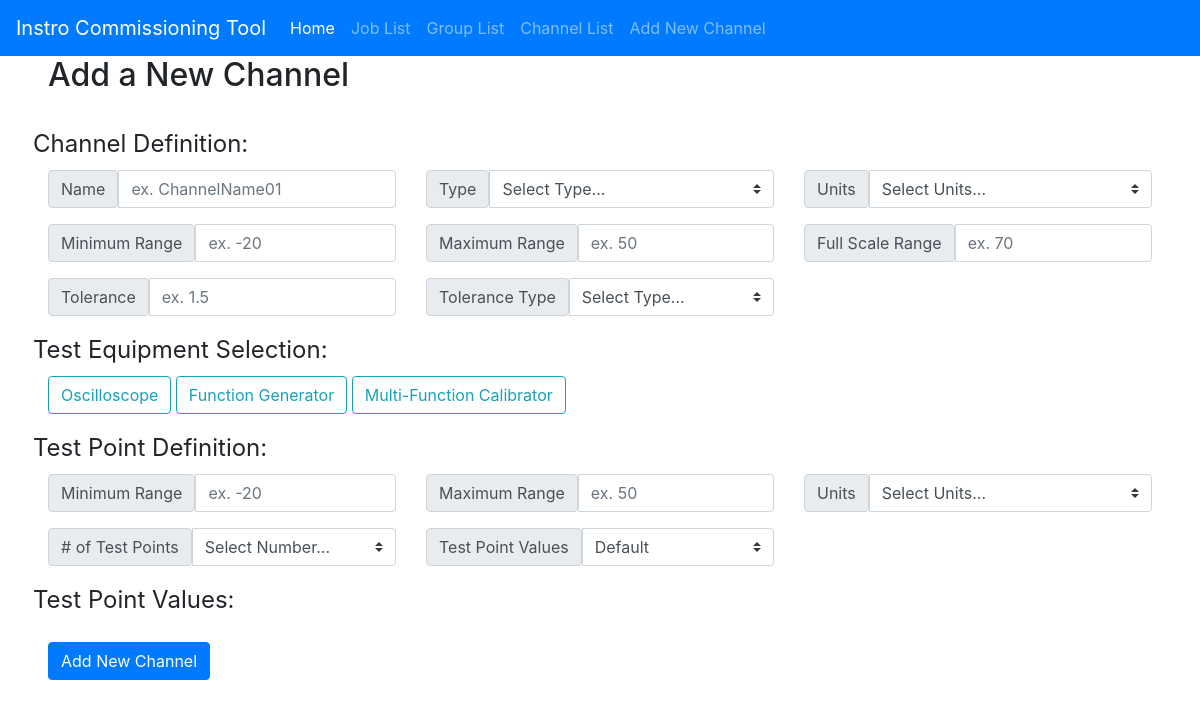
The app's page /new_channel with its own data.
### app/models.py (models this page shows, shortened)
class TestEquipmentType(db.Model):
	id = db.Column(db.Integer,primary_key=True)
	name = db.Column(db.String(32))

### app/main/routes.py (the view, shortened to what this page needs)
@bp.route('/new_channel', methods=['GET', 'POST'])
def new_channel():
    test_equipment_types = TestEquipmentType.query.all()
    for test_equipment_type in test_equipment_types:
        setattr(NewChannelForm, f'checkbox_{test_equipment_type.name}', BooleanField(label=test_equipment_type.name, id=f'checkbox-{test_equipment_type.id}'))
    newChannelForm = NewChannelForm()
    print(newChannelForm.errors.items())
    return render_template('new_channel.html', title='Add New Channel', form=newChannelForm, units_dict=ENG_UNITS,
                            test_equipment_types=test_equipment_types)

### app/templates/new_channel.html (shortened to what this page needs)
{% extends "base.html" %}
{% block app_content %}
<h2>Add a New Channel</h2>
<br>
<div>
    <form action="" method="POST" name="form">
        <div class="row">
            <legend>Channel Definition:</legend>
            <div class="col-md-4">
                <div class="input-group mb-3">
                    <span class="input-group-text">{{ form.name.label.text }}</span>
                    {{ form.name() }}
                </div>
            </div>
            <div class="col-md-4">
                <div class="input-group mb-3">
                    <span class="input-group-text">{{ form.meas_type.label.text }}</span>
                    {{ form.meas_type() }}
                </div>
            </div>
            <div class="col-md-4">
                <div class="input-group mb-3">
                    <span class="input-group-text">{{ form.meas_eu.label.text }}</span>
                    {{ form.meas_eu() }}
                </div>
            </div>
        </div>
        <div class="row">
            <div class="col-md-4">
                <div class="input-group mb-3">
                    <span class="input-group-text">{{ form.meas_range_min.label.text }}</span>
                    {{ form.meas_range_min() }}
                </div>
            </div>
            <div class="col-md-4">
                <div class="input-group mb-3">
                    <span class="input-group-text">{{ form.meas_range_max.label.text }}</span>
                    {{ form.meas_range_max() }}
                </div>
            </div>
            <div class="col-md-4">
                <div class="input-group mb-3">
                    <span class="input-group-text">{{ form.full_scale.label.text }}</span>
                    {{ form.full_scale() }}
                </div>
            </div>
        </div>
        <div class="row">
            <div class="col-md-4">
                <div class="input-group mb-3">
                    <span class="input-group-text">{{ form.tolerance.label.text }}</span>
                    {{ form.tolerance() }}
                </div>
            </div>
            <div class="col-md-4">
                <div class="input-group mb-3">
                    <span class="input-group-text">{{ form.tolerance_type.label.text }}</span>
                    {{ form.tolerance_type() }}
                </div>
            </div>
        </div>
        <div class="row">
            <legend>Test Equipment Selection:</legend>
            <div class="col-md-12">
                <div class="btn-group-toggle mb-3" role="group" data-toggle="buttons">
                    {% for test_equipment_type in test_equipment_types %}
                    <label class="btn btn-outline-info" for="checkbox-{{ test_equipment_type.id }}">
                        {{ test_equipment_type.name }}
                    </label>
                    {% endfor %}
                </div>
            </div>
        </div>
        <div class="row">
            <legend>Test Point Definition:</legend>
            <div class="col-md-4">
                <div class="input-group mb-3">
                    <span class="input-group-text">{{ form.input_range_min.label.text }}</span>
                    {{ form.input_range_min() }}
                </div>
            </div>
            <div class="col-md-4">
                <div class="input-group mb-3">
                    <span class="input-group-text">{{ form.input_range_max.label.text }}</span>
                    {{ form.input_range_max() }}
                </div>
            </div>
            <div class="col-md-4">
                <div class="input-group mb-3">
                    <span class="input-group-text">{{ form.input_eu.label.text }}</span>
                    {{ form.input_eu() }}
                </div>
            </div>
        </div>
        <div class="row">
            <div class="col-md-4">
                <div class="input-group mb-3">
                    <span class="input-group-text">{{ form.num_test_points.label.text }}</span>
                    {{ form.num_test_points() }}
                </div>
            </div>
            <div class="col-md-4">
                <div class="input-group mb-3">
                    <span class="input-group-text">{{ form.test_point_type.label.text }}</span>
                    {{ form.test_point_type() }}
                </div>
            </div>
        </div>
        <div class="row">
            <legend>Test Point Values:</legend>
        </div>
        <div>{{ form.submit() }}</div>
    </form>
</div>
{% endblock %}

### records on screen
TestEquipmentType: name "Oscilloscope"
TestEquipmentType: name "Function Generator"
TestEquipmentType: name "Multi-Function Calibrator"
